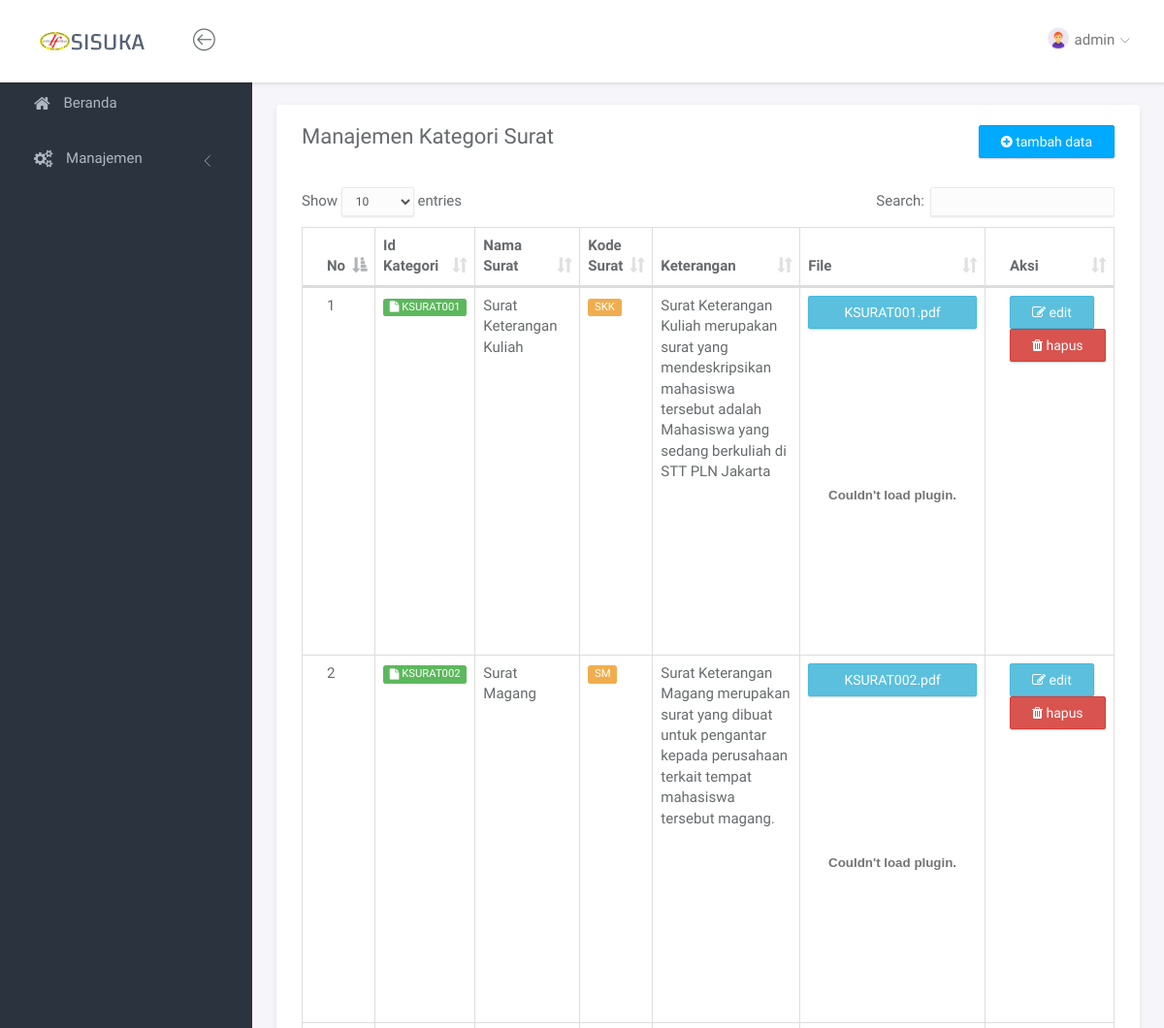
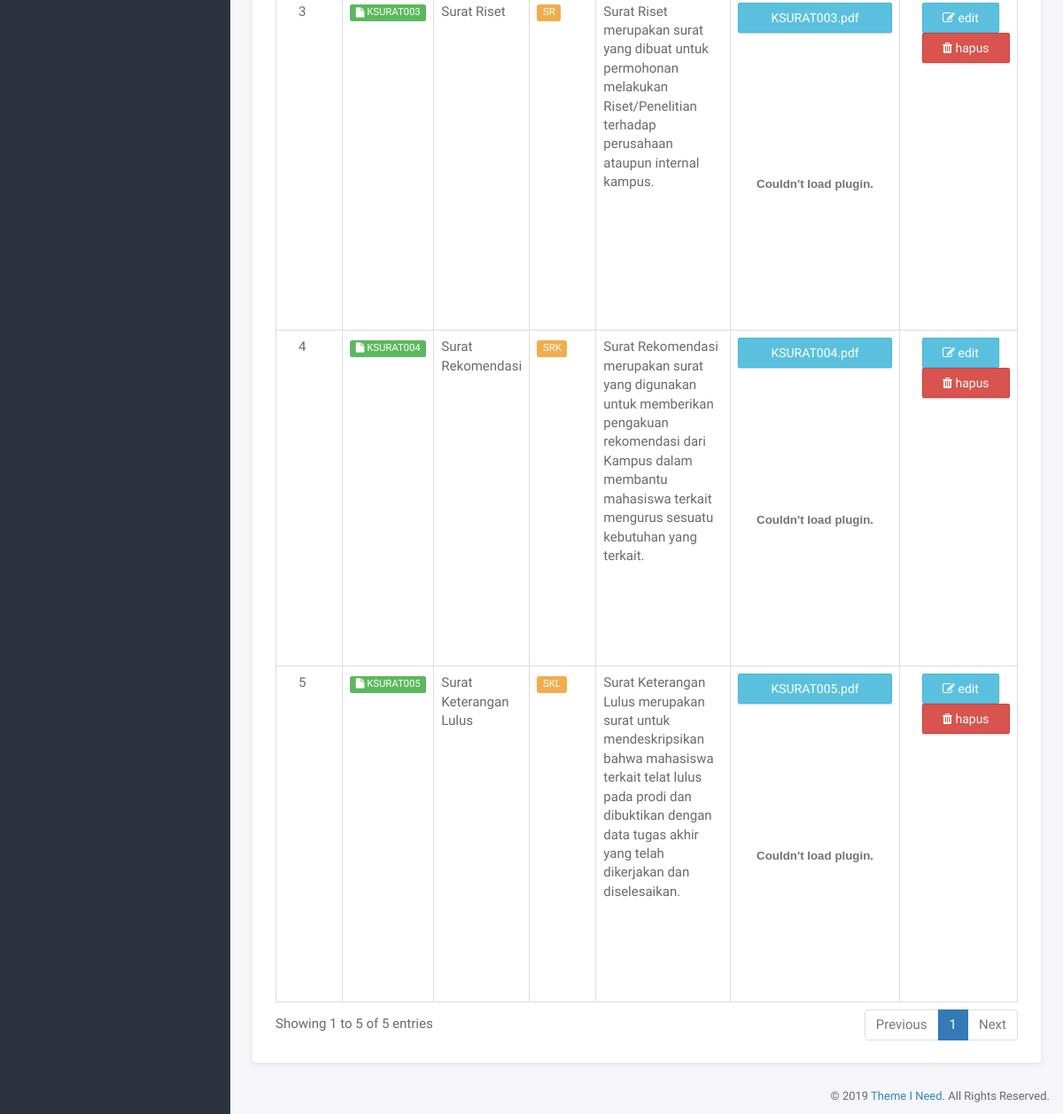
/index.php?page=kategori (signed in), run on the app's committed database (2 pictures, top to bottom).
### tables this page shows
CREATE TABLE `tbl_user` (
  `id_user` int(11) NOT NULL,
  `username` varchar(15) NOT NULL,
  `password` varchar(10) NOT NULL,
  `role` int(2) NOT NULL,
  `terakhir_login` timestamp NULL DEFAULT NULL ON UPDATE CURRENT_TIMESTAMP
);

CREATE TABLE `tbl_kategorisurat` (
  `id_kategori` varchar(15) NOT NULL,
  `nama` varchar(50) NOT NULL,
  `kode` varchar(5) NOT NULL,
  `file` text,
  `ket` text
);

### page/kategori/kategori.php (the view, shortened to what this page needs)
<div class="panel panel-headline">
    <div class="panel-heading">
        <div class="row">
            <div class="col-md-12">
                <div class="pull-left">
                    <h3 class="panel-title">Manajemen Kategori Surat</h3>
                </div>
                <div class="pull-right">
                    <a href="?page=kategoritambah" class="btn btn-primary"><i class="fa fa-plus-circle"></i> tambah data</a>
                </div>
            </div>
        </div>
    </div>
    <div class="panel-body">
        <div class="row">
            <div class="col-md-12">
                <div class="table-responsive">
                    <table class="table table-bordered example">
                        <thead>
                            <tr>
                                <th>No</th>
                                <th>Id Kategori</th>
                                <th>Nama Surat</th>
                                <th>Kode Surat</th>
                                <th width="300">Keterangan</th>
                                <th width="400">File</th>
                                <th>Aksi</th>
                            </tr>
                        </thead>
                        <tbody>
                            <?php
                            $no = 1;
                            $q = mysqli_query($conn, "SELECT * FROM tbl_kategorisurat");
                            while($data=mysqli_fetch_array($q)){ ?>
                                <tr>
                                    <td><?= $no ?></td>
                                    <td><span class="label label-success"><i class="fa fa-file"></i> <?= $data['id_kategori'] ?></span></td>
                                    <td><?= $data['nama'] ?></td>
                                    <td><span class="label label-warning"><?= $data['kode'] ?></span></td>
                                    <td><?= keteranganSurat($data['ket']) ?></td>
                                    <td><?= getFile($data['file']) ?></td>
                                    <td>
                                        <a href="?page=kategoriedit&id=<?= $data['id_kategori'] ?>" class="btn btn-info"><i class="fa fa-edit"></i> edit</a>
                                        <a href="?page=kategorihapus&id=<?= $data['id_kategori'] ?>" class="btn btn-danger"><i class="fa fa-trash"></i> hapus</a>
                                    </td>
                                </tr>
                            <?php $no++; } ?>
                        </tbody>
                    </table>
                </div>
            </div>
        </div>
    </div>
</div>

### header.php (shortened to what this page needs)
<nav class="navbar navbar-default navbar-fixed-top">
	<div class="brand">
		<a href="index.html"><img src="assets/img/sisuka.png" alt="Klorofil Logo" class="img-responsive logo"></a>
	</div>
	<div class="container-fluid">
		<div class="navbar-btn">
			<button type="button" class="btn-toggle-fullwidth"><i class="lnr lnr-arrow-left-circle"></i></button>
		</div>
		<div id="navbar-menu">
			<ul class="nav navbar-nav navbar-right">
				<li class="dropdown">
					<a href="#" class="dropdown-toggle" data-toggle="dropdown"><img src="<?= $photo ?>" class="img-circle" alt="Avatar"> <span><?= $nama ?></span> <i class="icon-submenu lnr lnr-chevron-down"></i></a>
				</li>
			</ul>
		</div>
	</div>
</nav>

### service.php (shortened to what this page needs)
<?php
$user       = $_SESSION['username'];
$role       = $_SESSION['role'];
if ($role == 1){
    $sql = mysqli_query($conn, "SELECT * FROM tbl_user WHERE username='$user'");
    $datauser = mysqli_fetch_array($sql);
    $nama = $datauser['username'];
    $photo = 'assets/img/admin.png';
} else {
    $sql = mysqli_query($conn, "SELECT * FROM tbl_mahasiswa WHERE nim='$user'");
    $datauser = mysqli_fetch_array($sql);
    $nama = $datauser['nama_lengkap'];
    $photo = 'assets/img/no-photo.png';
}
function keteranganSurat($params){
    if(!empty($params)){
        $temp = $params;
    } else {
        $temp = '<span class="label label-warning">belum ada keterangan</span>';
    }
    return $temp;
}
function getFile($params){
    if(!empty($params)){
        $temp = '<a class="btn btn-info btn-block" href="file/'.$params.'" target="_blank" title="lihat file">'.$params.'</a><br>';
        $temp .= '<embed src="file/'.$params.'" type="application/pdf"   height="300px" width="100%">';
    } else {
        $temp = '<span class="label label-warning">belum ada file</span>';
    }
    return $temp;
}
?>

### assets/css/main.css (style rules this page uses)
html { position: relative; min-height: 100%; }
body { background-color: #F3F5F8; font-family: "Source Sans Pro", sans-serif; font-size: 15px; color: #676a6d; }
a { color: #3287B2; }
th { font-weight: 600; }
.navbar-default { -webkit-transition: all 0.3s ease-in-out; -moz-transition: all 0.3s ease-in-out; -ms-transition: all 0.3s ease-in-out; -o-transition: all 0.3s ease-in-out; transition: all 0.3s ease-in-out; -moz-box-shadow: 1px 2px 3px rgba(0, 0, 0, 0.1); -webkit-box-shadow: 1px 2px 3px rgba(0, 0, 0, 0.1); box-shadow: 1px 2px 3px rgba(0, 0, 0, 0.1); -webkit-border-radius: 0; -moz-border-radius: 0; border-radius: 0; padding: 0; margin: 0; border: none; background-color: #fff; }
.navbar-default .brand { float: left; padding: 30px 39px; background-color: #fff; }
.navbar-btn { float: left; padding: 16px 0; }
.navbar-btn button { font-size: 24px; padding: 4px 8px; line-height: .7; border: none; background: none; outline: none; }
.navbar-nav > li > a { padding: 28px 20px; }
.navbar-nav > li > a > i { font-size: 22px; margin-right: 2px; vertical-align: middle; }
.navbar-nav > li > a > i.icon-submenu { margin-left: 2px; margin-right: 0; font-size: 10px; position: relative; top: 2px; }
.navbar-nav > li > a > span { position: relative; top: 2px; }
.navbar-nav > li > a img { width: 22px; margin-right: 2px; }
@media screen and (min-width: 768px) { .navbar-nav.navbar-right { margin-right: 0; } }
.btn { -webkit-border-radius: 2px; -moz-border-radius: 2px; border-radius: 2px; -moz-box-shadow: 0px 1px 2px 0 rgba(0, 0, 0, 0.2); -webkit-box-shadow: 0px 1px 2px 0 rgba(0, 0, 0, 0.2); box-shadow: 0px 1px 2px 0 rgba(0, 0, 0, 0.2); padding: 6px 22px; }
.btn-primary { background-color: #00AAFF; border-color: #00a0f0; }
.panel { -webkit-border-radius: 3px; -moz-border-radius: 3px; border-radius: 3px; -moz-box-shadow: 0 2px 6px rgba(0, 0, 0, 0.08); -webkit-box-shadow: 0 2px 6px rgba(0, 0, 0, 0.08); box-shadow: 0 2px 6px rgba(0, 0, 0, 0.08); background-color: #fff; margin-bottom: 30px; }
.panel .panel-heading, .panel .panel-body, .panel .panel-footer { padding-left: 25px; padding-right: 25px; }
.panel .panel-heading { padding-top: 20px; padding-bottom: 20px; position: relative; }
.panel .panel-heading .panel-title { margin: 0; font-size: 18px; font-weight: 300; }
.panel .panel-body { padding-top: 10px; padding-bottom: 15px; }
.panel.panel-headline .panel-heading { border-bottom: none; }
.panel.panel-headline .panel-heading .panel-title { margin-bottom: 8px; font-size: 22px; font-weight: normal; }
.panel .table > thead > tr > td:first-child, .panel .table > thead > tr > th:first-child, .panel .table > tbody > tr > td:first-child, .panel .table > tbody > tr > th:first-child, .panel .table > tfoot > tr > td:first-child, .panel .table > tfoot > tr > th:first-child { padding-left: 25px; }
.panel .table > thead > tr > td:last-child, .panel .table > thead > tr > th:last-child, .panel .table > tbody > tr > td:last-child, .panel .table > tbody > tr > th:last-child, .panel .table > tfoot > tr > td:last-child, .panel .table > tfoot > tr > th:last-child { padding-left: 25px; }
.label { font-weight: normal; }

### data on the page
tbl_user: username "admin"
tbl_kategorisurat: id_kategori "KSURAT001", nama "Surat Keterangan Kuliah", kode "SKK", ket "Surat Keterangan Kuliah merupakan surat yang mendeskripsikan mahasiswa tersebut adalah Mahasiswa yang sedang berkuliah di STT PLN Jakarta", file "KSURAT001.pdf"
tbl_kategorisurat: id_kategori "KSURAT002", nama "Surat Magang", kode "SM", ket "Surat Keterangan Magang merupakan surat yang dibuat untuk pengantar kepada perusahaan terkait tempat mahasiswa tersebut magang.", file "KSURAT002.pdf"
tbl_kategorisurat: id_kategori "KSURAT003", nama "Surat Riset", kode "SR", ket "Surat Riset merupakan surat yang dibuat untuk permohonan melakukan Riset/Penelitian terhadap perusahaan ataupun internal kampus.", file "KSURAT003.pdf"
tbl_kategorisurat: id_kategori "KSURAT004", nama "Surat Rekomendasi", kode "SRK", ket "Surat Rekomendasi merupakan surat yang digunakan untuk memberikan pengakuan rekomendasi dari Kampus dalam membantu mahasiswa terkait mengurus sesuatu kebutuhan yang terkait.", file "KSURAT004.pdf"
tbl_kategorisurat: id_kategori "KSURAT005", nama "Surat Keterangan Lulus", kode "SKL", ket "Surat Keterangan Lulus merupakan surat untuk mendeskripsikan bahwa mahasiswa terkait telat lulus pada prodi dan dibuktikan dengan data tugas akhir yang telah dikerjakan dan diselesaikan.", file "KSURAT005.pdf"
